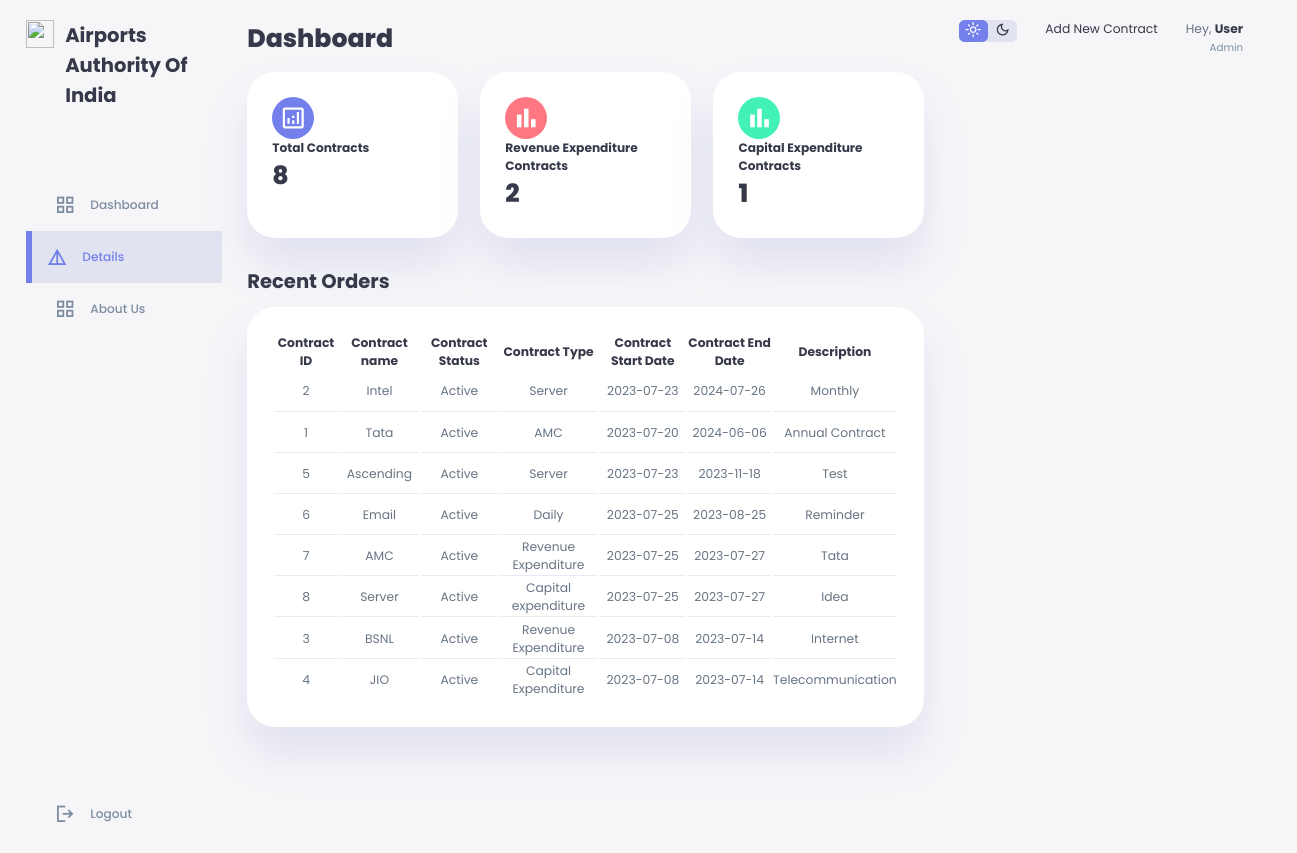
Page /dashboard.php on the committed database.
### tables this page shows
CREATE TABLE `addcontract` (
  `Contract Id` varchar(50) NOT NULL,
  `Contract Name` varchar(255) NOT NULL,
  `Status` text NOT NULL,
  `Contract Type` varchar(255) NOT NULL,
  `Start Date` date NOT NULL,
  `End Date` date NOT NULL,
  `Description` varchar(500) NOT NULL
);

### tempdb.php (called while the page is built, shortened)
<?php
$totalorders = 0;
$totalRevenueExpenditureContracts=0;
$totalCapitalExpenditureContracts=0;
?>

### dbdash.php (the view, shortened to what this page needs)
<?php
$servername = "localhost";
$username = "root";
$password = "";
$dbname = "prac";
$conn = mysqli_connect($servername, $username, $password, $dbname);
$sql = "SELECT * FROM addcontract ORDER BY `End Date` DESC";
$result = mysqli_query($conn, $sql);
if (mysqli_num_rows($result) > 0) {
    while ($row = mysqli_fetch_assoc($result)) {
        echo '<tr>
                <td>' . $row["Contract Id"] . '</td>
                <td>' . $row["Contract Name"] . '</td>
                <td>' . $row["Status"] . '</td>
                <td>' . $row["Contract Type"] . '</td>
                <td>' . $row["Start Date"] . '</td>
                <td>' . $row["End Date"] . '</td>
                <td>' . $row["Description"] . '</td>
              </tr>';
    }
    echo '</tbody></table>';
} else {
    echo "No data found.";
}
?>

### dashboard.php (shortened to what this page needs)
<!DOCTYPE html>
<html lang="en">
<head>
  <link rel="stylesheet" href="style2.css?v=<?php echo time(); ?>">
</head>
<body>
  <div class="container">
    <aside>
          <div class="top">
            <div class="logo">
              <img src="https://cracku.in/latest-govt-jobs/wp-content/uploads/2020/02/aai-logo.png" alt="">
              <h2>Airports Authority Of<br>
                India</h2>
            </div>
          </div>
          <div class="sidebar">
            <a href="#">
              <span class="material-symbols-sharp">
                </span>
                <h3>Dashboard</h3>
            </a>
            <a href="#" class="active">
              <span class="material-symbols-sharp">
                </span>
                <h3>Details</h3>
            </a>
            <a href="#">
              <span class="material-symbols-sharp">
                </span>
                <h3>About Us</h3>
            </a>
            <a href="logout.php">
              <span class="material-symbols-sharp">
                </span>
                <h3>Logout</h3>
            </a>
          </div>
    </aside>
   <main>
    <?php include 'tempdb.php'; ?>
    <h1>Dashboard</h1>
    <div class="insights">
      <div class="orders">
        <span class="material-symbols-outlined">analytics</span>
        <div class="middle">
          <div class="left">
            <h3>Total Contracts</h3>
            <h1><?php echo $totalorders; ?></h1>
          </div>
        </div>
      </div>
      <div class="revenue" id="revenueBox">
        <span class="material-symbols-outlined">bar_chart</span>
        <div class="middle">
          <div class="left">
            <h3>Revenue Expenditure Contracts</h3>
            <h1><?php echo $totalRevenueExpenditureContracts; ?></h1>
          </div>
        </div>
      </div>
      <div class="capital">
        <span class="material-symbols-outlined">bar_chart</span>
        <div class="middle">
          <div class="left">
            <h3>Capital Expenditure Contracts</h3>
            <h1><?php echo $totalCapitalExpenditureContracts; ?></h1>
          </div>
        </div>
      </div>
    </div>
    <div class="recent-orders">
      <h2>Recent Orders</h2>
      <table>
        <thead>
          <tr>
            <th>Contract ID</th>
            <th>Contract name</th>
            <th>Contract Status</th>
            <th>Contract Type</th>
            <th>Contract Start Date</th>
            <th id="contractEndDateButton">Contract End Date</th>
            <th>Description</th>
          </tr>
        </thead>
        <tbody>
        <tbody>
    <?php include 'dbdash.php'; ?>
    </div>
   </main>
  <div class="right">
    <div class="top">
      <div class="theme-toggler">
        <span class="material-symbols-outlined active">light_mode</span>
        <span class="material-symbols-outlined">dark_mode</span>
      </div>
      <div class=""user">
        <a href="addcontract.html" class="btn">Add New Contract</a>
      </div>
      <div class="profile">
        <div class="info">
          <p>Hey, <b>User</b></p>
          <small class="text-muted">Admin</small>
        </div>
      </div>
    </div>
  </div>
  </div>
</body>
</html>

### style2.css (style rules this page uses)
:root { --color-primary: #7380ec; --color-success: #41f1b6; --color-warning:#ffbb55; --color-danger:#ff7782; --color-white:#fff; --color-info-dark:#7d8da1; --color-info-light:#dce1eb; --color-dark:#363949; --color-light:rgba(132,139,200,0.18); --color-primary-variant:#111e88; --color-dark-variant:#677483; --color-background:#f6f6f9; --card-border-radius: 2rem; --border-radius-1:0.4rem; --border-radius-2:0.8rem; --border-radius-3:1.2rem; --card--padding:1.8rem; --padding-1:1.2rem; --box-shadow: 0 2rem 3rem var(--color-light); }
* { margin:0; padding:0; outline:0; appearance:none; border:0; text-decoration: none; list-style:none; box-sizing:border-box; }
html { font-size:14px; }
body { width:100vw; height:100vh; font-family: poppins,sans-serif; font-size:0.88rem; background: var(--color-background); user-select:none; overflow-x: hidden; color: var(--color-dark); }
.container { display: grid; width:96%; margin:0 auto; gap:1.8rem; grid-template-columns: 14rem auto 23rem; }
a { color: var(--color-dark); }
img { display: block; width:100%; }
h1 { font-size: 1.8rem; font-weight: 800; }
h2 { font-size:1.4rem; }
h3 { font-size: 0.87rem; }
small { font-size: 0.75; }
.text-muted { color: var(--color-info-dark); }
p { color: var(--color-dark-variant); }
b { color: var(--color-dark); }
aside { height: 100vh; }
aside .top { display: flex; align-items: center; justify-content: space-between; margin-top: 1.4rem; }
aside .logo { display: flex; gap:0.8rem; }
aside .logo img { width: 2rem; height: 2rem; }
aside .sidebar { display: flex; flex-direction: column; height:86vh; top:5rem; position:relative; }
aside h3 { font-weight: 500; }
aside .sidebar a { display: flex; color:var(--color-info-dark); margin-left: 2rem; gap: 1rem; align-items: center; position: relative; height: 3.7rem; transition: all 300ms ease; }
aside .sidebar a span { font-size: 1.6rem; transition: all 300ms ease; }
aside .sidebar a:last-child { position: fixed; bottom: 2rem; width:100%; }
aside .sidebar a.active { background: var(--color-light); color: var(--color-primary); margin-left: 0; }
aside .sidebar a.active::before { content: ""; width: 6px; height: 100%; background-color: var(--color-primary); }
aside .sidebar a.active span { color: var(--color-primary); margin-left: calc(1rem-3px); }
main { margin-top: 1.4rem; }
main .insights { display: grid; grid-template-columns: repeat(3,1fr); gap:1.6rem; }
main .insights > div { background: var(--color-white); padding: var(--card--padding); border-radius: var(--card-border-radius); margin-top: 1rem; box-shadow: var(--box-shadow); }
main .insights > div span { background: var(--color-primary); padding: 0.5rem; border-radius: 50%; color: var(--color-white); font-size: 2rem; }
main .insights > div.revenue span { background: var(--color-danger); }
main .insights > div.capital span { background: var(--color-success); }
main .recent-orders { margin-top: 2rem; }
main .recent-orders h2 { margin-bottom: 0.8rem; }
main .recent-orders table { background-color: var(--color-white); width: 100%; border-radius: var(--card-border-radius); padding: var(--card--padding); text-align: center; box-shadow: var(--box-shadow); transition: all 300ms ease; }
main table tbody td { height: 2.8rem; border-bottom: 1px solid var(--color-light); color: var(--color-dark-variant); }
main table tbody tr:last-child td { border: none; }
.right { margin-top: 1.4rem; }
.right .top { display: flex; justify-content: end; gap:2rem; }
.right .theme-toggler { background-color: var(--color-light); display: flex; justify-content: space-between; align-items: center; width: 4.2rem; height:1.6rem; cursor:pointer; border-radius: var(--border-radius-1); }
.right .theme-toggler span { font-size: 1.2rem; width: 50%; height: 100%; display: flex; align-items: center; justify-content: center; }
.right .theme-toggler span.active { background-color: var(--color-primary); color: white; border-radius: var(--border-radius-1); }
.right .top .profile { display: flex; gap:2rem; text-align: right; }

### rows in the picture
addcontract: Contract Id "2", Contract Name "Intel", Status "Active", Contract Type "Server", Start Date "2023-07-23", End Date "2024-07-26", Description "Monthly"
addcontract: Contract Id "1", Contract Name "Tata", Status "Active", Contract Type "AMC", Start Date "2023-07-20", End Date "2024-06-06", Description "Annual Contract"
addcontract: Contract Id "5", Contract Name "Ascending", Status "Active", Contract Type "Server", Start Date "2023-07-23", End Date "2023-11-18", Description "Test"
addcontract: Contract Id "6", Contract Name "Email", Status "Active", Contract Type "Daily", Start Date "2023-07-25", End Date "2023-08-25", Description "Reminder"
addcontract: Contract Id "7", Contract Name "AMC", Status "Active", Contract Type "Revenue Expenditure", Start Date "2023-07-25", End Date "2023-07-27", Description "Tata"
addcontract: Contract Id "8", Contract Name "Server", Status "Active", Contract Type "Capital expenditure", Start Date "2023-07-25", End Date "2023-07-27", Description "Idea"
addcontract: Contract Id "3", Contract Name "BSNL", Status "Active", Contract Type "Revenue Expenditure", Start Date "2023-07-08", End Date "2023-07-14", Description "Internet"
addcontract: Contract Id "4", Contract Name "JIO", Status "Active", Contract Type "Capital Expenditure", Start Date "2023-07-08", End Date "2023-07-14", Description "Telecommunication"

### other values in the picture
$totalorders "8"
$totalRevenueExpenditureContracts "2"
$totalCapitalExpenditureContracts "1"
